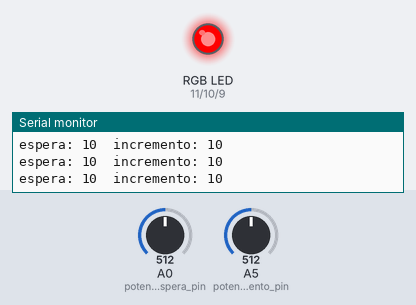
Simulated run of this sketch. Board: Arduino Uno, built with avr-gcc and run on an emulated ATmega328P. Shown: an RGB LED mixed from three pins (HIGH = lit), the last lines printed to the serial monitor. Inputs (shaded band) come from the test bench; at power-on: A5 (potenciometro_incremento_pin) = 512, A0 (potenciometro_espera_pin) = 512. Dim RGB values are drawn brighter than linear.

Above: at 1.3 s.
1.4 s: A5 (potenciometro_incremento_pin) set to 716
At 1.65 s:
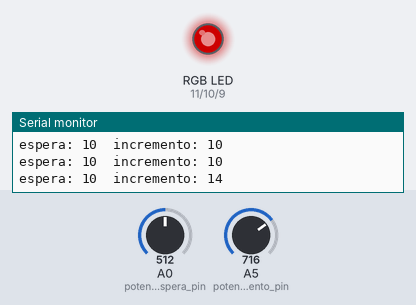
At 3.46 s:
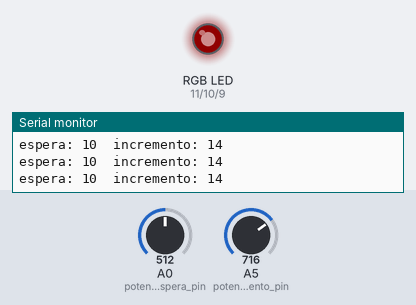
4.5 s: A0 (potenciometro_espera_pin) set to 0
6.1 s: A5 (potenciometro_incremento_pin) set to 737
7.6 s: A5 (potenciometro_incremento_pin) set to 766
10.7 s: A0 (potenciometro_espera_pin) set to 49
13.8 s: A0 (potenciometro_espera_pin) set to 58
Timing chart, 0 to 17.9 s (numbered marks = the images above; inputs shaded):
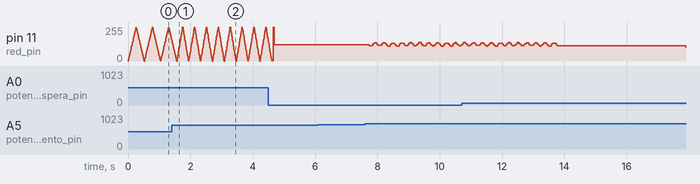

The sketch:

007_led_rgb.ino
```cpp
int red_pin = 11;
int green_pin = 10;
int blue_pin = 9;
int potenciometro_espera_pin = A0;
int potenciometro_incremento_pin = A5;
int espera;
int incremento;

void setup() {
  Serial.begin(9600);
  pinMode(red_pin, OUTPUT);
  pinMode(green_pin, OUTPUT);
  pinMode(blue_pin, OUTPUT);
}

void loop() {

  espera = map(analogRead(potenciometro_espera_pin), 0, 1023, 1, 20);
  Serial.print("espera: ");
  Serial.print(espera);

  incremento = map(analogRead(potenciometro_incremento_pin), 0, 1023, 1, 20);
  Serial.print("  incremento: ");
  Serial.println(incremento);


  //Serial.println("acende");

  for (int i = 0; i < 255; i += incremento)
  {
    //Serial.println(i);
    analogWrite(red_pin, i);
    delay(espera);
  }

  //Serial.println("apaga");

  for (int i = 255; i > 0; i -= incremento)
  {
    //Serial.println(i);
    analogWrite(red_pin, i);
    delay(espera);
  }

}
```
